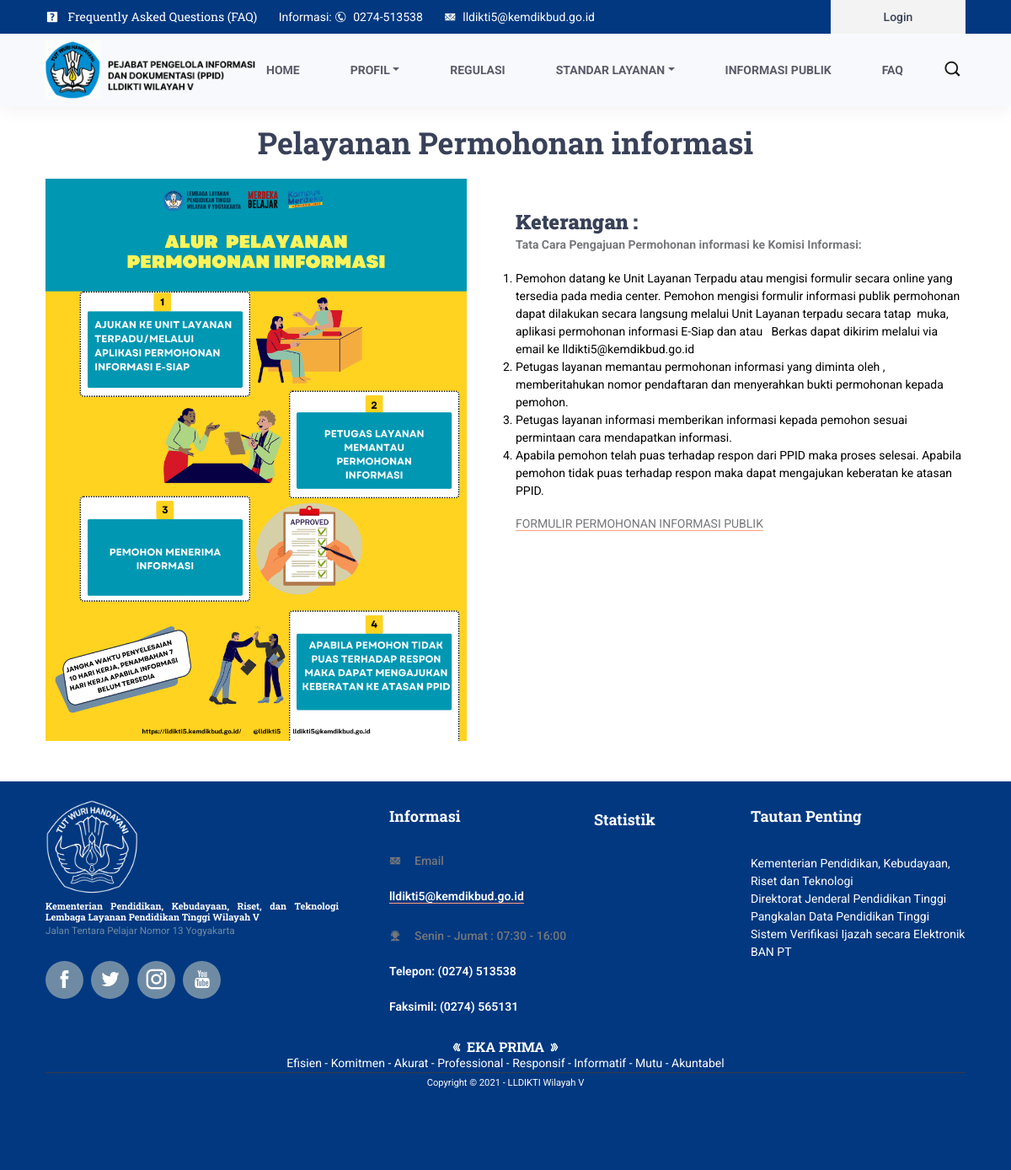
Screenshot of /index.php/page/pelayananinformasi with the database file from the repository.
### tables this page shows
CREATE TABLE `tbl_page` (
  `Content_id` int(11) NOT NULL,
  `Judul` text NOT NULL,
  `Waktu` date NOT NULL,
  `Gambar` varchar(200) NOT NULL,
  `Deskripsi` text NOT NULL
);

### application/controllers/Page.php (called while the page is built, shortened)
<?php
class Page extends CI_Controller
{
    public function __construct()
    {
        $this->load->model('page_model');
    }
    public function pelayananinformasi()
    {
        $data['content'] = $this->page_model->get_content_by_id(5);
        if ($data['content']) {
            $data['title'] = 'Pelayanan Informasi';
            $this->load->view('frontend/header', $data);
            $this->load->view('frontend/standarlayanan/p_informasi', $data);
            $this->load->view('frontend/footer');
        } else {
            echo "Content not found";
        }
    }
}

### index.php (called while the page is built, shortened)
<?php
require_once BASEPATH.'core/CodeIgniter.php';

### application/models/Page_model.php (called while the page is built, shortened)
<?php
class Page_model extends CI_Model{
    public function get_content_by_id($id){
        $data = $this->db->get_where('tbl_page', array('Content_id' => $id));
        return $data->row_array();
    }
}
?>

### application/views/frontend/standarlayanan/p_informasi.php (the view, shortened to what this page needs)
<div class="container py-5" style="margin-top: 100px; ">
    <h2 class="text-center">Pelayanan Permohonan informasi</h2>
    <br>
    <div class="row">
        <?php if (!empty($content)) : ?>
            <div class="col">
                <img class="" style="width: 500px;" src="<?= base_url('./gambar/') . $content['Gambar'] ?>" alt="">
            </div>
            <div class="col" style="color:black">
                <br>
                <p class="text-justify"><?= $content['Deskripsi'] ?></p>
            </div>
        <?php else : ?>
            <p>Content Not Found!</p>
        <?php endif; ?>
    </div>
</div>

### frontend/styles/main_styles.css (style rules this page uses)
* { margin: 0; padding: 0; -webkit-font-smoothing: antialiased; -webkit-text-shadow: rgba(0, 0, 0, 0.01) 0 0 1px; text-shadow: rgba(0, 0, 0, 0.01) 0 0 1px; }
body { font-family: "Roboto", sans-serif; font-size: 14px; font-weight: 400; background: #ffffff; color: #a5a5a5; }
div { display: block; position: relative; -webkit-box-sizing: border-box; -moz-box-sizing: border-box; box-sizing: border-box; }
p { font-family: "Roboto", sans-serif; font-size: 14px; line-height: 1.85; font-weight: 400; color: #76777a; -webkit-font-smoothing: antialiased; -webkit-text-shadow: rgba(0, 0, 0, 0.01) 0 0 1px; text-shadow: rgba(0, 0, 0, 0.01) 0 0 1px; }
p a { display: inline; position: relative; color: inherit; border-bottom: solid 1px #ffa07f; -webkit-transition: all 200ms ease; -moz-transition: all 200ms ease; -ms-transition: all 200ms ease; -o-transition: all 200ms ease; transition: all 200ms ease; }
a, a:hover, a:visited, a:active, a:link { text-decoration: none; -webkit-font-smoothing: antialiased; -webkit-text-shadow: rgba(0, 0, 0, 0.01) 0 0 1px; text-shadow: rgba(0, 0, 0, 0.01) 0 0 1px; }
h2 { font-size: 36px; }
h3 { font-size: 24px; }
h1, h2, h3, h4, h5, h6 { font-family: "Roboto Slab", serif; font-weight: 700; -webkit-font-smoothing: antialiased; -webkit-text-shadow: rgba(0, 0, 0, 0.01) 0 0 1px; text-shadow: rgba(0, 0, 0, 0.01) 0 0 1px; color: #384158; margin-bottom: 0; }

### rows the page displays
tbl_page: Gambar (picture), Deskripsi "Keterangan : Tata Cara Pengajuan Permohonan informasi ke Komisi Informasi: Pemohon datang ke Unit Layanan Terpadu atau mengisi formulir secara online yang tersedia pada media center. Pemohon mengisi formulir informasi publik permohonan dapat dilakukan secara langsung melalui Unit Layanan terpadu secara tatap muka, aplikasi permohonan informasi E-Siap dan atau Berkas dapat dikirim melalui via email ke lldikti5@kemdikbud.go.id Petugas layanan memantau permohonan informasi yang diminta oleh , memberitahukan nomor pendaftaran dan menyerahkan bukti permohonan kepada pemohon. Petugas layanan informasi memberikan informasi kepada pemohon sesuai permintaan cara mendapatkan informasi. Apabila…"
